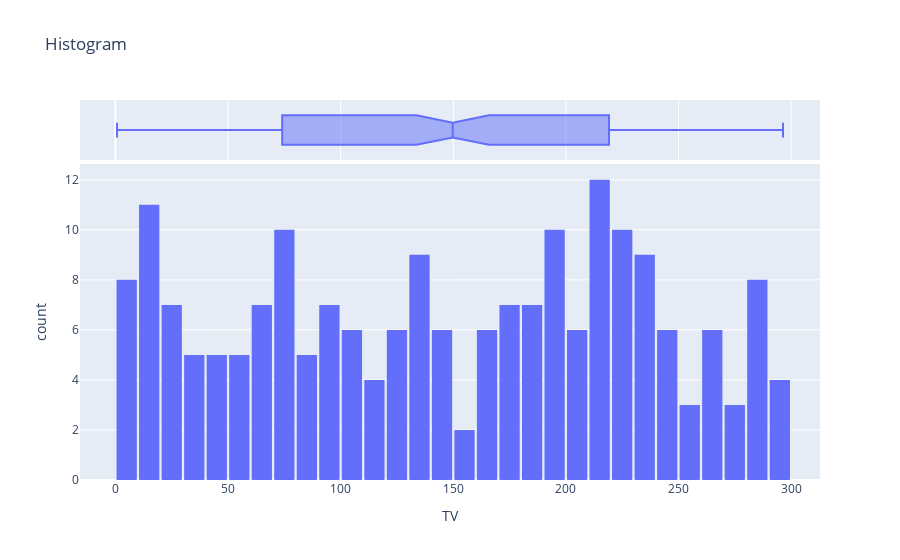

The code cell stored with this chart in its notebook:
### Code cell
import plotly.express as exp 
fig=exp.histogram(
    ndf,
    x='TV',
    nbins=30,
    marginal='box',
    title='Histogram'
)
fig.update_layout(bargap=0.1)
fig.show()

### Figure 1 — Plotly figure (JSON) as saved in the notebook; plotly's stock layout.template omitted (floating-point values rounded to 4 significant figures; data arrays with more than 128 entries replaced by an {"elided": "..."} marker saying what was removed)
{"data": [{"alignmentgroup": "True", "bingroup": "x", "hovertemplate": "TV=%{x}<br>count=%{y}<extra></extra>", "legendgroup": "", "marker": {"color": "#636efa", "pattern": {"shape": ""}}, "name": "", "nbinsx": 30, "offsetgroup": "", "orientation": "v", "showlegend": false, "type": "histogram", "x": {"elided": "200 float values"}, "xaxis": "x", "yaxis": "y"}, {"alignmentgroup": "True", "hovertemplate": "TV=%{x}<extra></extra>", "legendgroup": "", "marker": {"color": "#636efa"}, "name": "", "notched": true, "offsetgroup": "", "showlegend": false, "type": "box", "x": {"elided": "200 float values"}, "xaxis": "x2", "yaxis": "y2"}], "layout": {"bargap": 0.1, "barmode": "relative", "legend": {"tracegroupgap": 0}, "title": {"text": "Histogram"}, "xaxis": {"anchor": "y", "domain": [0, 1], "title": {"text": "TV"}}, "xaxis2": {"anchor": "y2", "domain": [0, 1], "matches": "x", "showgrid": true, "showticklabels": false}, "yaxis": {"anchor": "x", "domain": [0, 0.8316], "title": {"text": "count"}}, "yaxis2": {"anchor": "x2", "domain": [0.8416, 1], "matches": "y2", "showgrid": false, "showline": false, "showticklabels": false, "ticks": ""}}}
